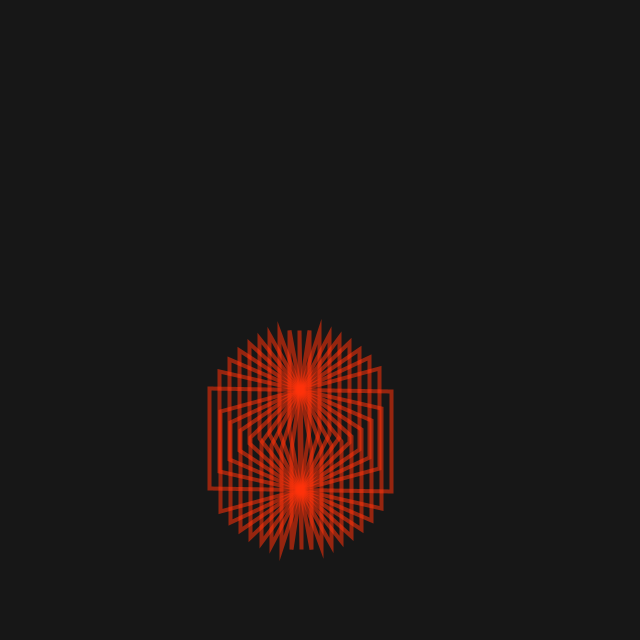
Frame 1 (no input)
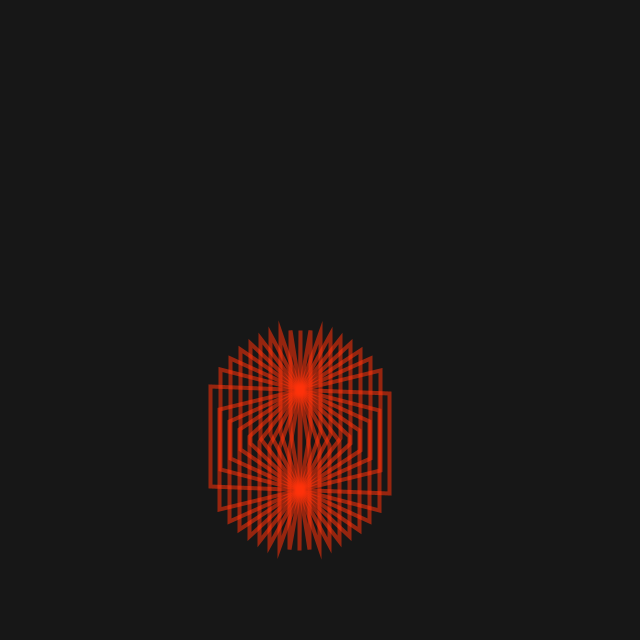
Frame 60 (the mouse pressed at the canvas centre just before this capture)
Frame 120 (the mouse held since frame 60 and released just before this capture): identical to frame 60, image omitted

The Processing sketch that drew these frames (run headless with seeded random() and noise(); from frame 60 on, the mouse is pressed at the canvas centre):

// Processing sketch: sketch_200427h
// ── sketch_200427h.pde
float n = 0;
    float aumento = 0.1;
    float base_left = 100;
    float base_right = 100;
    void setup() {
      size(640,640);
      background(23);
      noFill();
    //fill(255, 50, 10, 140);
      stroke(255, 50, 10, 140);
    strokeWeight(4);
      frameRate(12);
    }
    void draw() {
      background(23);
      base_left = base_left  - aumento;
      base_right = base_right + aumento;
     for (float i=- base_left; i < base_right; i+= 1) {
        float altura = 10 * i;
        float radio = 100 + n;
        float ang = asin(altura / radio);
        float x = cos(ang) * radio;
        int posy = 350;
        int posx = 300;
        // restriccion angulos NaN y excesivos
        if ((ang > 0 || ang < 0) && (ang >= - 1.05 && ang <= 1.25 )) {
      beginShape();
        vertex(posx + (10 * i) , posy + x);
        vertex(posx + (10 * i) , posy + x + 100);
        vertex(posx + (10 * -i) , posy + 80 - x + 100);
        vertex(posx + (10 * -i) , posy + 80 - x);
        endShape(CLOSE);
    } }
    }
